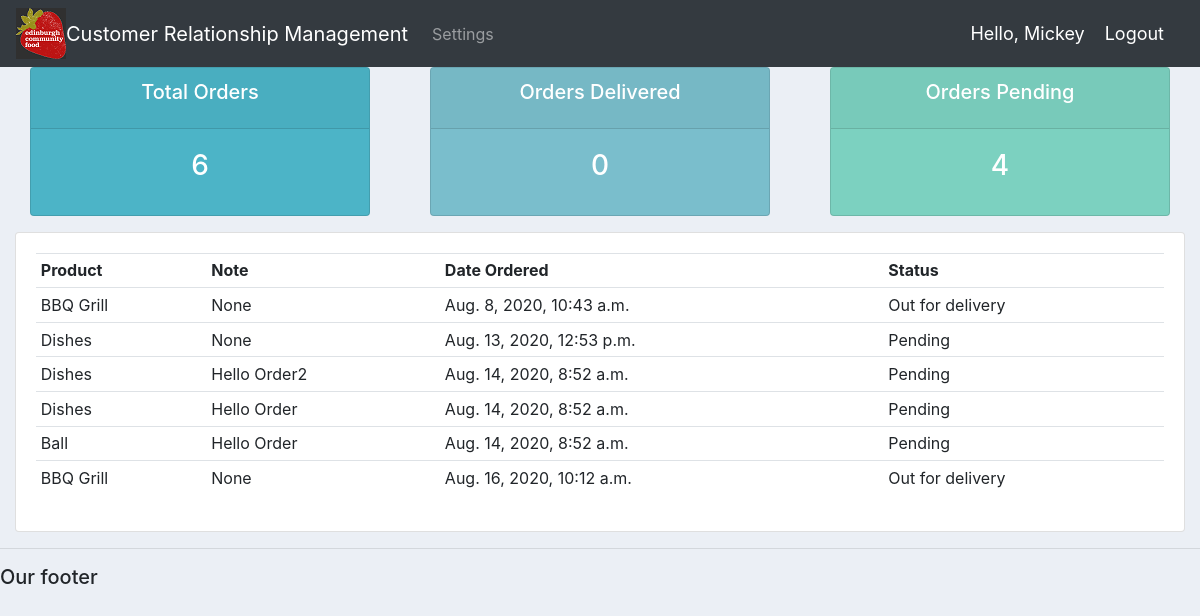
Page /user/ (signed in) on the earlier database version.
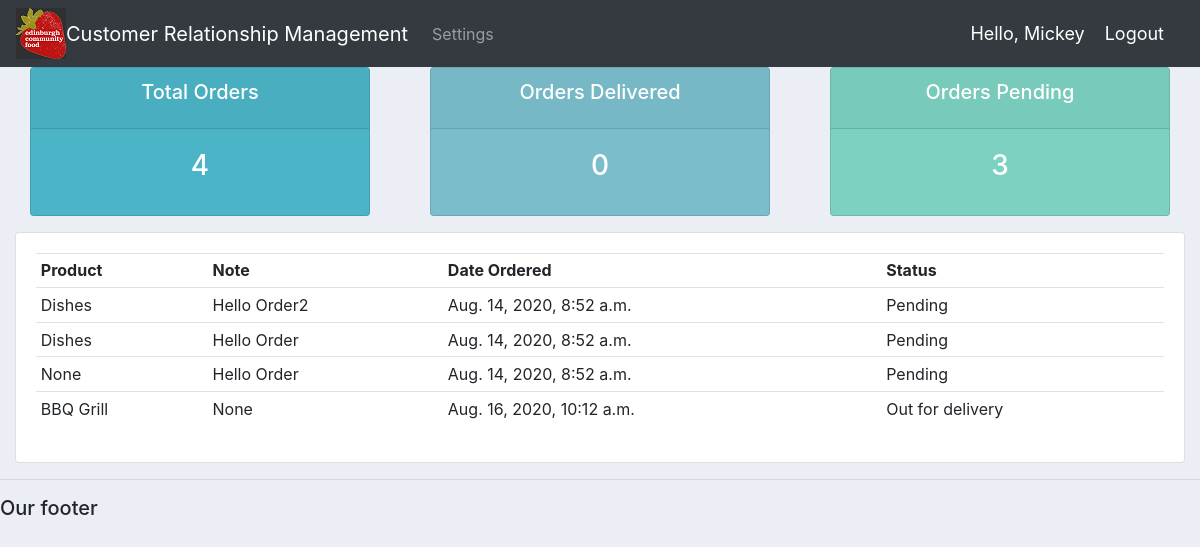
Same page on the later database version.
### accounts/models.py (models this page shows, shortened)
class Order(models.Model):
        STATUS = (
                ('Pending', 'Pending'),
                ('Out for delivery', 'Out for delivery'),
                ('Delivered', 'Delivered'),
                )
        customer = models.ForeignKey(Customer, null=True, on_delete=models.SET_NULL)
        product = models.ForeignKey(Product, null=True, on_delete=models.SET_NULL)
        date_created = models.DateTimeField(auto_now_add=True, null=True)
        status = models.CharField(max_length=200, null=True, choices=STATUS)
        note = models.CharField(max_length=1000, null=True)

class Product(models.Model):
        CATEGORY = (
                ('Indoor', 'Indoor'),
                ('Out Door', 'Out Door'),
                )
        name = models.CharField(max_length=200, null=True)
        price = models.FloatField(null=True)
        category = models.CharField(max_length=200, null=True, choices=CATEGORY)
        description = models.CharField(max_length=200, null=True, blank=True)
        date_created = models.DateTimeField(auto_now_add=True, null=True)
        tags = models.ManyToManyField(Tag)
        def __str__(self):
	        return self.name

### accounts/decorators.py (the view)
		def wrapper_func(request, *args, **kwargs):
			group = None
			if request.user.groups.exists():
				group = request.user.groups.all()[0].name
			if group in allowed_roles:
				return view_func(request, *args, **kwargs)
			else:
				return HttpResponse('You are not authorized to view this page')

### accounts/views.py (called while the page is built)
@login_required(login_url='login')
@allowed_users(allowed_roles=['customer'])
def userPage(request):
    orders = request.user.customer.order_set.all()
    total_orders = orders.count()
    delivered = orders.filter(status='Delivered').count()
    pending = orders.filter(status='Pending').count()
    context = {
        'orders': orders,
        'total_orders': total_orders,
        'delivered': delivered,
        'pending': pending
    }
    return render(request, 'accounts/user.html', context)

### accounts/templates/accounts/user.html
{%  extends 'accounts/main.html' %}
{% block content %}
{%  include 'accounts/status.html' %}
<div class="row">
	<div class="col-md">
		<div class="card card-body">
			<table class="table table-sm">
				<tr>
					<th>Product</th>
					<th>Note</th>
					<th>Date Ordered</th>
					<th>Status</th>
				</tr>
				{% for order in orders %}
				<tr>
					<td>{{order.product}}</td>
					<td>{{order.note}}</td>
					<td>{{order.date_created}}</td>
					<td>{{order.status}}</td>
				</tr>
				{% endfor %}
			</table>
		</div>
	</div>
</div>
{% endblock content %}

Differences in the rows shown:
removed Order: product "BBQ Grill", note "None", date_created "Aug. 8, 2020, 10:43 a.m.", status "Out for delivery"
removed Order: product "Dishes", note "None", date_created "Aug. 13, 2020, 12:53 p.m.", status "Pending"
changed Order (number 3 of 4 on the later page): product "Ball" → "None"
Other differences:
{{ total_orders }}: "6" → "4"
{{ pending }}: "4" → "3"
